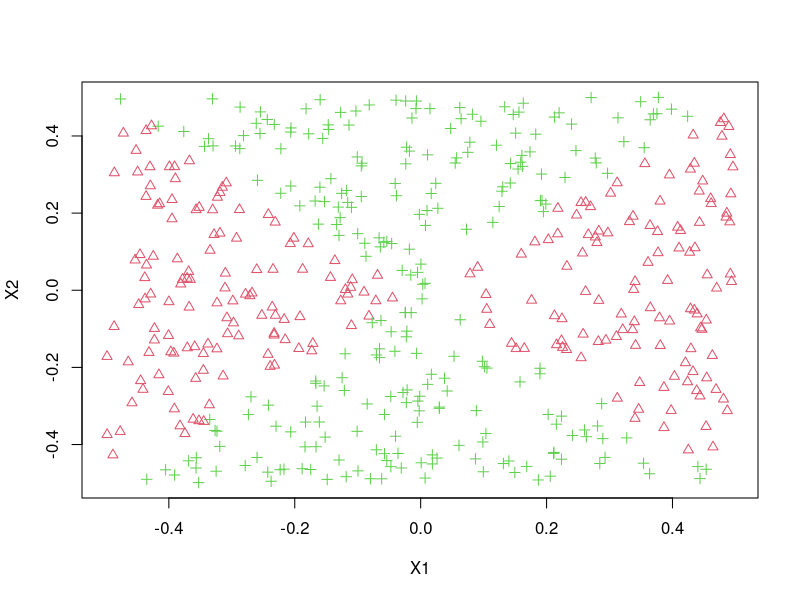
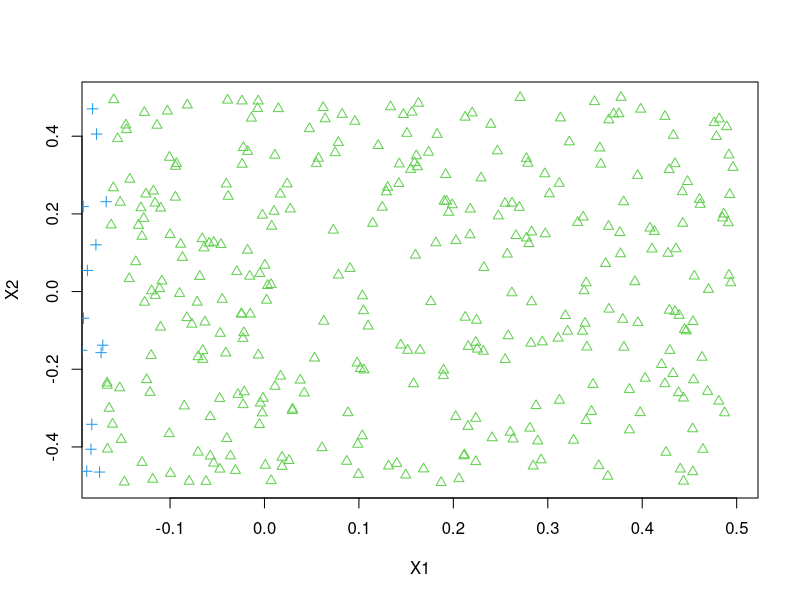
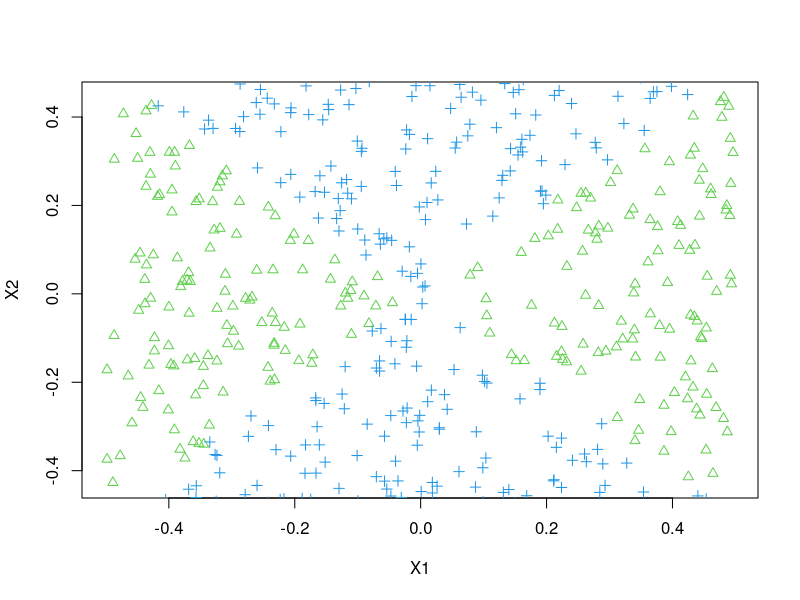
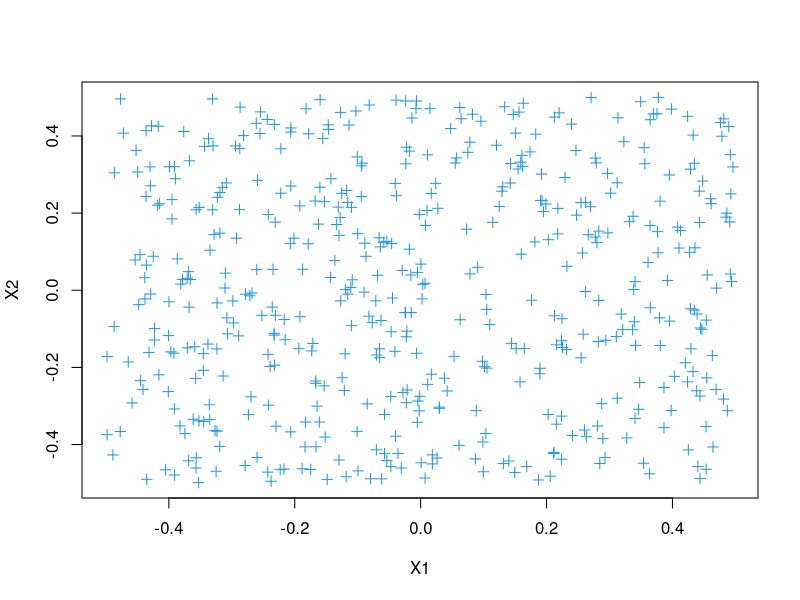
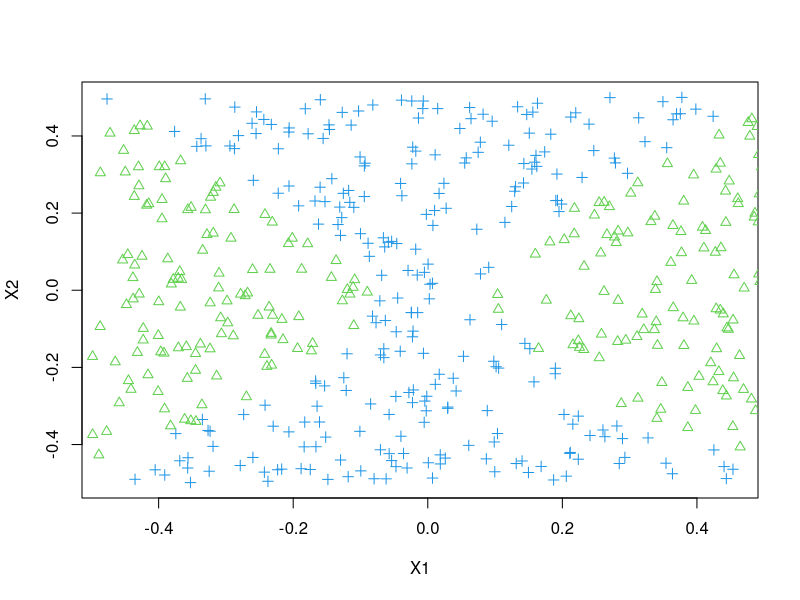

Here is the R script that generated these plots, in order:
library(e1071)

# A non-linear decision boundary can also be obtained by performing logistic
# regression using non-linear transformation of the features.
set.seed(1)
x1 <- runif(500) - 0.5
x2 <- runif(500) - 0.5
y <- 1 * (x1 ^ 2 - x2 ^ 2 > 0)

plot(x1, x2, xlab = "X1", ylab = "X2", col = (3 - y), pch = (3 - y))

# Fit logistic regresion to the data 
logit.fit <- glm(y ~ x1 + x2, family = "binomial")
summary(logit.fit)

# Apply this model to the training data in order to obtain a predicted class
# label for each training observation.
data <- data.frame(x1 = x1, x2 = x2, y = y)
probs <- predict(logit.fit, data, type = "response")
preds <- rep(0, 500)
preds[probs > 0.47] <- 1
plot(data[preds == 1,]$x1, data[preds == 1,]$x2, col = (4 - 1), pch = (3 - 1), xlab = "X1", ylab = "X2")
points(data[preds == 0,]$x1, data[preds == 0,]$x2, col = (4 - 0), pch = (3 - 0))
#   The decision boundary appears to be linear.

# Fit a logistic regression model to the data using non-linear functions of
# X1 and X2 as predictors (e.g. X1^2, X1:X2, log(X2), etc.)
logitnl.fit <- glm(y ~ poly(x1, 2) + poly(x2, 2) + I(x1 * x2), family = "binomial")
summary(logitnl.fit)

# Apply this new model to the training data in order to obtain a predicted class
# label for each training observation.
data <- data.frame(x1 = x1, x2 = x2, y = y)
probs <- predict(logitnl.fit, data, type = "response")
preds <- rep(0, 500)
preds[probs > 0.47] <- 1
plot(data[preds == 1,]$x1, data[preds == 1,]$x2, col = (4 - 1), pch = (3 - 1), xlab = "X1", ylab = "X2")
points(data[preds == 0,]$x1, data[preds == 0,]$x2, col = (4 - 0), pch = (3 - 0))
#   The decision boundary appears to be non-linear and very close to the true
#   boundary.

# Fit a SVC (linear) to the data and plot.
data$y <- as.factor(data$y)
svm.fit <- svm(y ~ x1 + x2, data, kernel = "linear", cost = 0.01)
preds <- predict(svm.fit, data)
plot(data[preds == 0,]$x1, data[preds == 0,]$x2, col = (4 - 0), pch = (3 - 0), xlab = "X1", ylab = "X2")
points(data[preds == 1,]$x1, data[preds == 1,]$x2, col = (4 - 1), pch = (3 - 1))
#   All points classified to a single class.

# Fit a SVM to the data and plot.
data$y <- as.factor(data$y)
svmnl.fit <- svm(y ~ x1 + x2, data, kernel = "radial", gamma = 1)
preds <- predict(svmnl.fit, data)
plot(data[preds == 0,]$x1, data[preds == 0,]$x2, col = (4 - 0), pch = (3 - 0), xlab = "X1", ylab = "X2")
points(data[preds == 1,]$x1, data[preds == 1,]$x2, col = (4 - 1), pch = (3 - 1))
#   The result is very close to the non-linear logistic regression (and thus the 
#   true boundary).

# Comments.
#   As expected, the linear-based models performed very poorly because the true
#   boundary was non-linear.
#   Also demonstrated was the ease in which SVM allows to be tuned between
#   linearity and non-linearity. 
#   With logistic regression, the model itself could not be tuned, requiring
#   the data to be transformed into producing a non-linear model.
#   With SVM, the model allows for tuning via the kernel parameter for easier
#   fitting to either linear or non-linear modelling.